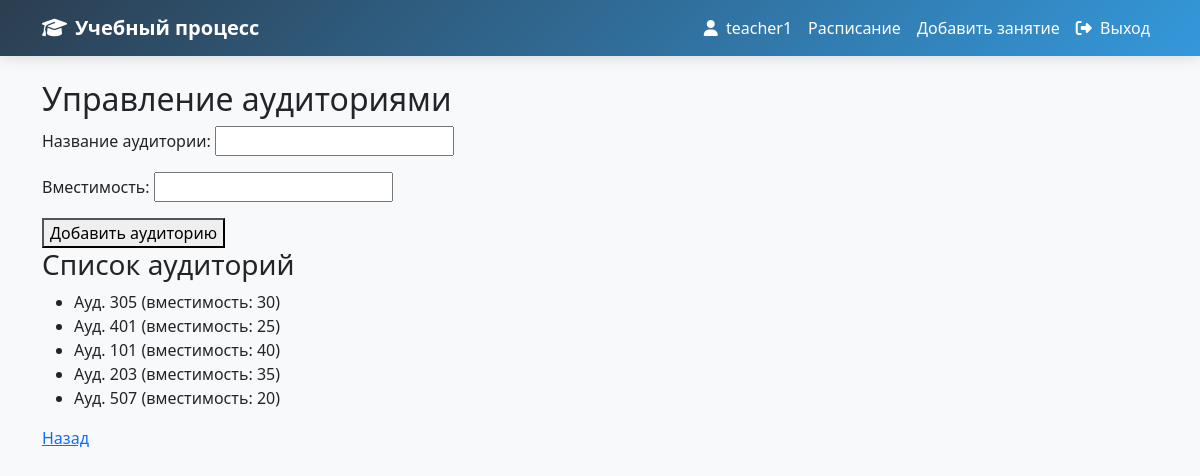
The page /schedule/manage-classrooms/ (signed in) on the database its author committed.
### schedule/models.py (models this page shows, shortened)
class Classroom(models.Model):
    name = models.CharField(max_length=50, verbose_name="Название аудитории")
    capacity = models.PositiveIntegerField(verbose_name="Вместимость")

### schedule/views.py (the view)
# urls.py: path('manage-classrooms/', views.manage_classrooms, name='manage_classrooms'),
@login_required
def manage_classrooms(request):
    if request.user.profile.role not in ['teacher', 'admin']:
        return redirect('profile')
    classrooms = Classroom.objects.all()
    if request.method == 'POST':
        form = ClassroomForm(request.POST)
        if form.is_valid():
            form.save()
            messages.success(request, 'Аудитория добавлена.')
            return redirect('manage_classrooms')
    else:
        form = ClassroomForm()
    return render(request, 'schedule/manage_classrooms.html', {'form': form, 'classrooms': classrooms})

### schedule/forms.py
class ClassroomForm(forms.ModelForm):
    class Meta:
        model = Classroom
        fields = ['name', 'capacity']

### templates/schedule/manage_classrooms.html (shortened to what this page needs)
{% extends 'base.html' %}
{% block content %}
<h2>Управление аудиториями</h2>
<form method="post">
    {{ form.as_p }}
    <button type="submit">Добавить аудиторию</button>
</form>
<h3>Список аудиторий</h3>
<ul>
{% for classroom in classrooms %}
    <li>{{ classroom.name }} (вместимость: {{ classroom.capacity }})</li>
{% endfor %}
</ul>
<a href="{% url 'my_schedule' %}">Назад</a>
{% endblock %}

### templates/base.html (shortened to what this page needs)
<!DOCTYPE html>
<html lang="ru">
<head>
    <link href="https://cdn.jsdelivr.net/npm/bootstrap@5.3.3/dist/css/bootstrap.min.css" rel="stylesheet">
    <link rel="stylesheet" href="https://cdnjs.cloudflare.com/ajax/libs/font-awesome/6.5.0/css/all.min.css">
</head>
<body>
    <nav class="navbar navbar-expand-lg navbar-dark">
        <div class="container">
            <a class="navbar-brand" href="{% url 'home' %}">
                <i class="fas fa-graduation-cap me-2"></i>Учебный процесс
            </a>
            <div class="collapse navbar-collapse" id="navbarNav">
                <ul class="navbar-nav ms-auto">
                    {% if user.is_authenticated %}
                        <li class="nav-item">
                            <a class="nav-link text-white" href="{% url 'profile' %}">
                                <i class="fas fa-user me-1"></i> {{ user.username }}
                            </a>
                        </li>
                        {% if user.profile.role == 'teacher' %}
                            <li class="nav-item"><a class="nav-link text-white" href="{% url 'my_schedule' %}">Расписание</a></li>
                            <li class="nav-item"><a class="nav-link text-white" href="{% url 'add_lesson' %}">Добавить занятие</a></li>
                        {% elif user.profile.role == 'student' %}
                            <li class="nav-item"><a class="nav-link text-white" href="{% url 'my_schedule' %}">Моё расписание</a></li>
                        {% endif %}
                        <li class="nav-item">
                            <a class="nav-link text-white" href="{% url 'logout' %}">
                                <i class="fas fa-sign-out-alt me-1"></i> Выход
                            </a>
                        </li>
                    {% else %}
                        <li class="nav-item"><a class="nav-link text-white" href="{% url 'login' %}">Вход</a></li>
                        <li class="nav-item"><a class="nav-link text-white" href="{% url 'register' %}">Регистрация</a></li>
                    {% endif %}
                </ul>
            </div>
        </div>
    </nav>
    <main class="container py-4">
        <div class="fade-in">
            {% block content %}{% endblock %}
        </div>
    </main>
</body>
</html>

### templates/base.html (style rules this page uses)
:root { --primary: #2c3e50; --secondary: #3498db; --accent: #1abc9c; --light: #ecf0f1; --dark: #2c3e50; --success: #2ecc71; --danger: #e74c3c; }
body { background-color: #f8f9fa; font-family: 'Segoe UI', Tahoma, Geneva, Verdana, sans-serif; overflow-x: hidden; }
.navbar-brand { font-weight: 700; color: white !important; }
.navbar { background: linear-gradient(135deg, var(--primary), var(--secondary)); box-shadow: 0 4px 12px rgba(0,0,0,0.1); }
.fade-in { opacity: 0; animation: fadeIn 0.8s ease forwards; }

### rows shown on the page
Classroom: name "Ауд. 305", capacity "30"
Classroom: name "Ауд. 401", capacity "25"
Classroom: name "Ауд. 101", capacity "40"
Classroom: name "Ауд. 203", capacity "35"
Classroom: name "Ауд. 507", capacity "20"

### other values the page prints
{{ user.username }} "teacher1"
